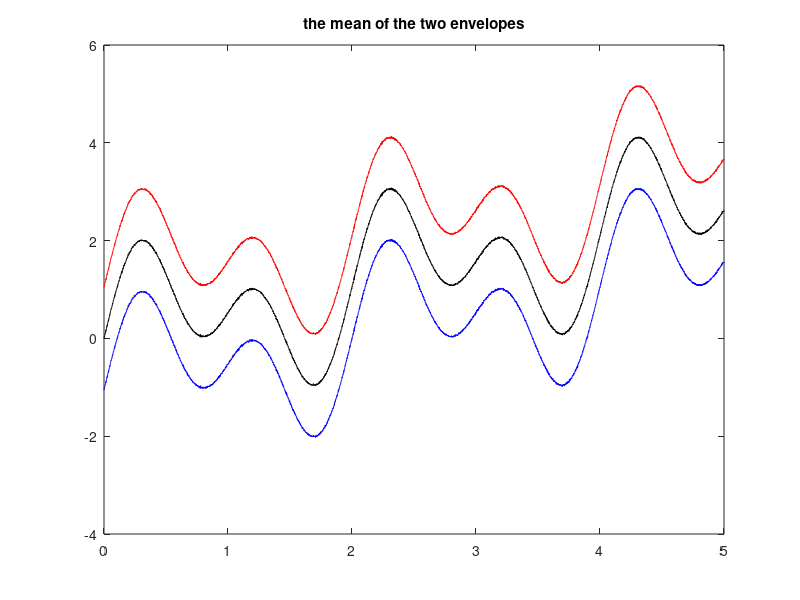

Reproduce this figure in MATLAB.
t=0:0.001:5;
Ny=length(t);
z1=sin(pi*t);
z2=sin(2*pi*t);
z3=sin(6*pi*t);
ns=0.01*randn(1,Ny);
y=0.5*t+z1+z2+z3+ns;

r1=y-z3;

figure(1)
plot(t,1.05*r1,'k'); hold on;
plot(t,1.05+1.05*r1,'r');
plot(t,-1.05+1.05*r1,'b');
title('the mean of the two envelopes')
